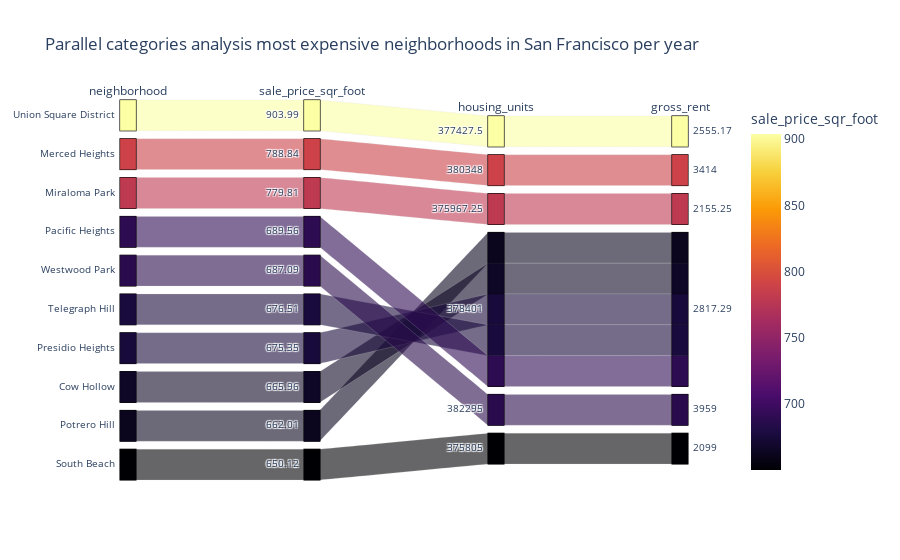

This figure's notebook cell:
### Code cell
def parallel_categories():
    """Parallel Categories Plot."""
    
top_most_expensive = sfo_data.groupby([sfo_data["neighborhood"]]).mean().nlargest(10, 'sale_price_sqr_foot').reset_index().round(2)
parallel_categories = px.parallel_categories(
    top_most_expensive,
    dimensions=["neighborhood", "sale_price_sqr_foot", "housing_units", "gross_rent"],
    color="sale_price_sqr_foot",
    color_continuous_scale=px.colors.sequential.Inferno,
    title ="Parallel categories analysis most expensive neighborhoods in San Francisco per year",
)
parallel_categories

### Figure 1 — Plotly figure (JSON) as saved in the notebook; plotly's stock layout.template omitted (floating-point values rounded to 4 significant figures)
{"data": [{"dimensions": [{"label": "neighborhood", "values": ["Union Square District", "Merced Heights", "Miraloma Park", "Pacific Heights", "Westwood Park", "Telegraph Hill", "Presidio Heights", "Cow Hollow", "Potrero Hill", "South Beach"]}, {"label": "sale_price_sqr_foot", "values": [904.0, 788.8, 779.8, 689.6, 687.1, 676.5, 675.4, 666.0, 662.0, 650.1]}, {"label": "housing_units", "values": [377400.0, 380348, 376000.0, 378401, 382295, 378401, 378401, 378401, 378401, 375805]}, {"label": "gross_rent", "values": [2555.0, 3414, 2155.0, 2817.0, 3959, 2817.0, 2817.0, 2817.0, 2817.0, 2099]}], "domain": {"x": [0, 1], "y": [0, 1]}, "line": {"color": [904.0, 788.8, 779.8, 689.6, 687.1, 676.5, 675.4, 666.0, 662.0, 650.1], "coloraxis": "coloraxis"}, "name": "", "type": "parcats"}], "layout": {"autosize": true, "coloraxis": {"colorbar": {"title": {"text": "sale_price_sqr_foot"}}, "colorscale": [[0, "#000004"], [0.1111, "#1b0c41"], [0.2222, "#4a0c6b"], [0.3333, "#781c6d"], [0.4444, "#a52c60"], [0.5556, "#cf4446"], [0.6667, "#ed6925"], [0.7778, "#fb9b06"], [0.8889, "#f7d13d"], [1, "#fcffa4"]]}, "legend": {"tracegroupgap": 0}, "title": {"text": "Parallel categories analysis most expensive neighborhoods in San Francisco per year"}}}
